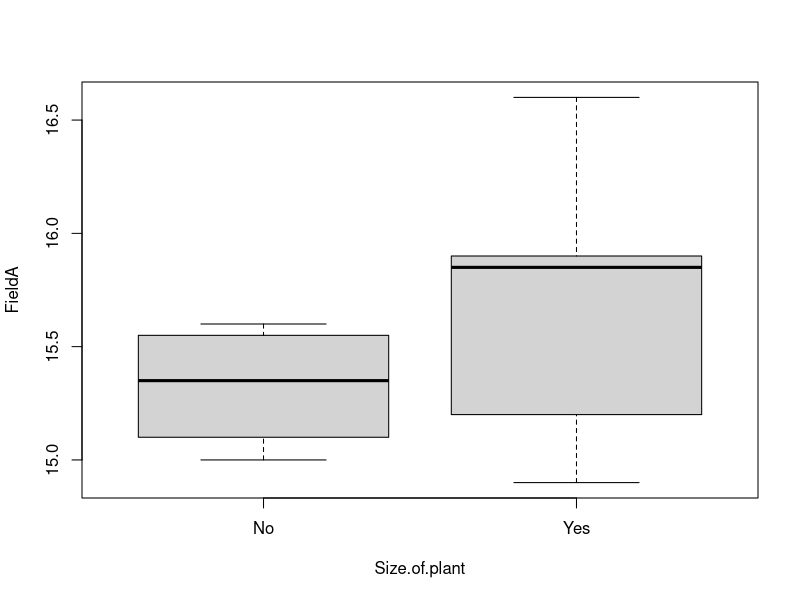
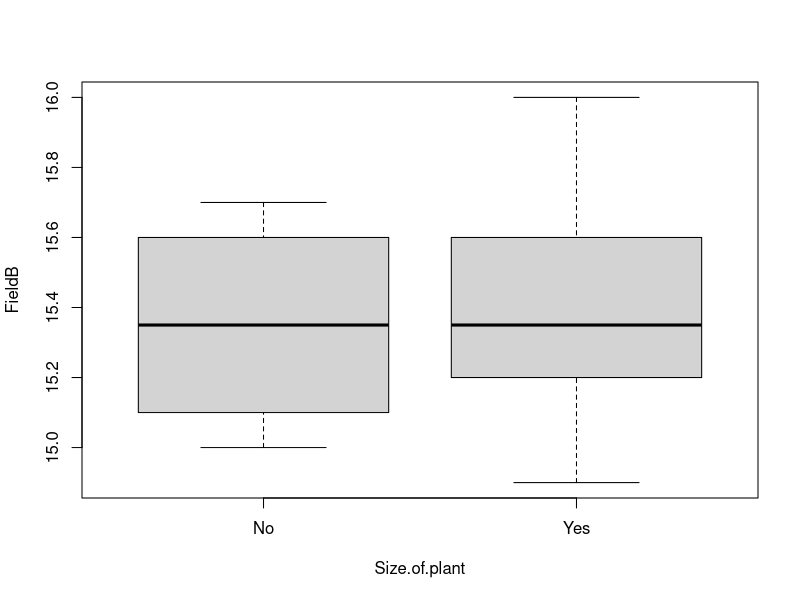
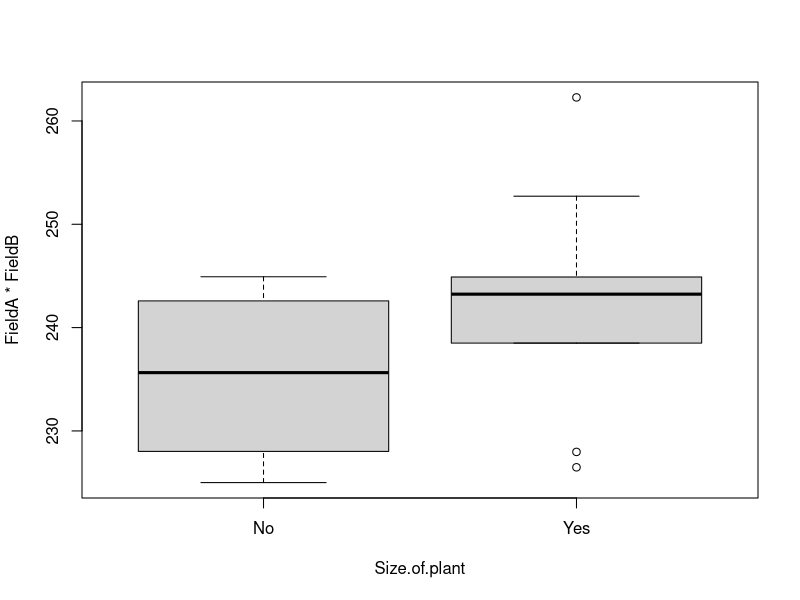

Write R code to recreate these figures, in order. (Note: this script raises an error after producing the figures.)
# Importing the dataset
dataset = read.csv('Tomato.csv')

#Two sample t-test (Unpaired)

# H0 = [mean (Size of Plant) = Mean(FieldA *FieldB)]
# two sided unpaired t-test


attach(dataset)

attach(dataset)
data

names(dataset)
class(Size.of.plant)
class(FieldA)
class(FieldB)

levels(Size.of.plant)

boxplot(FieldA ~ Size.of.plant)

boxplot(FieldB ~ Size.of.plant)

boxplot(FieldA*FieldB ~ Size.of.plant)



t.test(FieldA~Size.of.plant, mu=0, alt= "two.sided", conf=0.95, var.eq=F, paired=F)
t.test(FieldA~Size.of.plant) 


t.test(FieldB~Size.of.plant, mu=0, alt= "two.sided", conf=0.95, var.eq=F, paired=F)
t.test(FieldB~Size.of.plant) 


t.test(FieldA*FieldB~Size.of.plant, mu=0, alt= "two.sided", conf=0.95, var.eq=F, paired=F)
t.test(FieldA*FieldB~Size.of.plant) 






